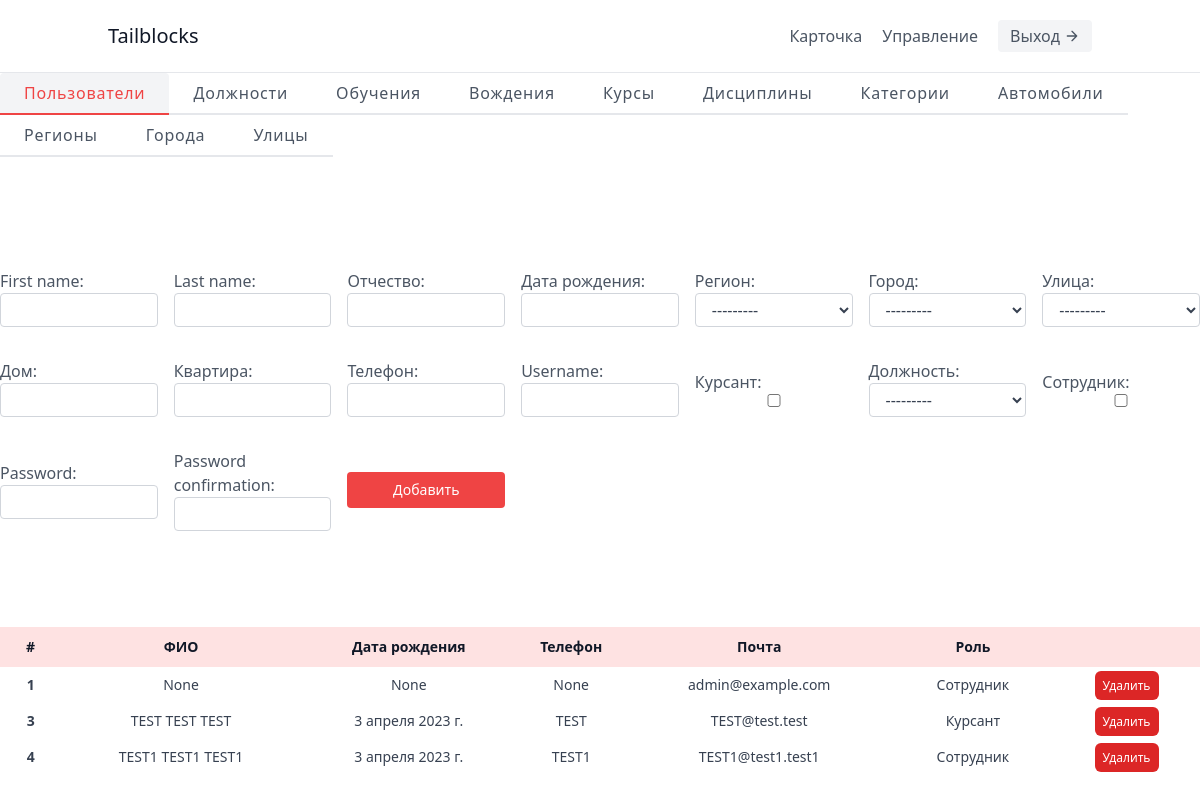
Before: /control/users/ with the older database file.
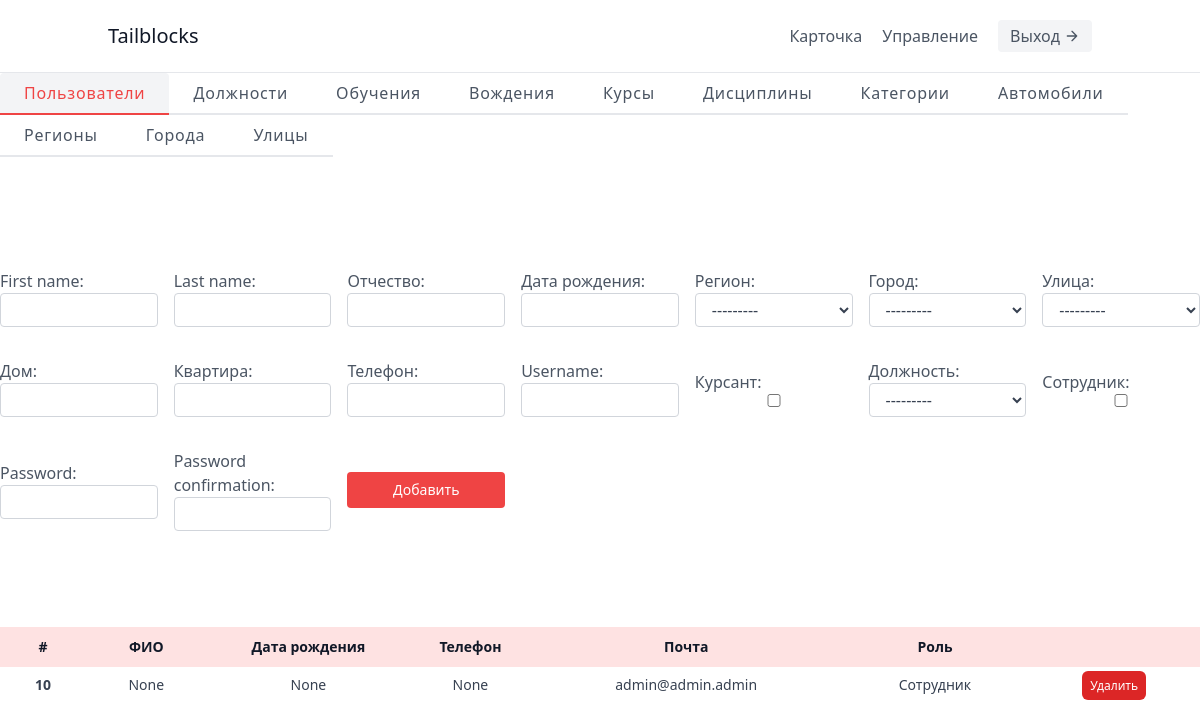
After: the same page with the newer database file.
### app/models.py (models this page shows, shortened)
class User(AbstractUser):
    patronymic = models.CharField(blank=True, null=True, max_length=255, verbose_name='Отчество')
    date_of_birthday = models.DateField(blank=True, null=True, verbose_name='Дата рождения')
    passport_series = models.IntegerField(blank=True, null=True, verbose_name='Серия')
    passport_number = models.IntegerField(blank=True, null=True, verbose_name='Номер')
    date_references = models.DateField(blank=True, null=True, verbose_name='Дата выдачи')
    by_whom = models.CharField(blank=True, null=True, max_length=255, verbose_name='Кем выдан')
    id_region = models.ForeignKey(Region, on_delete=models.CASCADE, blank=True, null=True, verbose_name='Регион')
    id_city = models.ForeignKey(City, on_delete=models.CASCADE, blank=True, null=True, verbose_name='Город')
    id_street = models.ForeignKey(Street, on_delete=models.CASCADE, blank=True, null=True, verbose_name='Улица')
    house = models.CharField(blank=True, null=True, max_length=4, verbose_name='Дом')
    apartment = models.IntegerField(blank=True, null=True, verbose_name='Квартира')
    tel = models.CharField(blank=True, null=True, max_length=12, verbose_name='Телефон')
    status = models.CharField(max_length=255, blank=True, null=True, verbose_name='Статус')
    is_cursant = models.BooleanField(default=False, blank=True, verbose_name='Курсант')
    id_post = models.ForeignKey('Post', on_delete=models.CASCADE, blank=True, null=True, verbose_name='Должность')
    is_worker = models.BooleanField(default=False, blank=True, verbose_name='Сотрудник')
    class Meta:
        verbose_name = 'пользователь'
        verbose_name_plural = 'пользователи'

### app/views.py (the view)
# urls.py: path('control/users/', ControlView.usersControlPage, name='control-users'),
    def usersControlPage(request):
        users = User.objects.all()
        form = WorkerPostUserForm(request.POST)
        return render(request, 'worker/control-users.html', {'users': users, 'form': form})

### app/forms.py
class WorkerPostUserForm(UserCreationForm):
    class Meta:
        model = User
        fields = [
            'first_name', 'last_name', 'patronymic', 'date_of_birthday', 'id_region', 'id_city', 'id_street', 'house', 'apartment', 'tel', 'username',
             'is_cursant', 'id_post', 'is_worker'
        ]

### app/models.py (called while the page is built)
    def __str__(self):
        return self.name

    def __str__(self):
        return self.name

    def __str__(self):
        return self.name

    def __str__(self):
        return self.name

### templates/worker/control-users.html (shortened to what this page needs)
{% extends '../base.html' %} {% load static %}  {% block content %}
<header class="text-gray-600 body-font border-b">
  <div
    class="container mx-auto flex flex-wrap p-5 flex-col md:flex-row items-center"
  >
    <a
      class="flex title-font font-medium items-center text-gray-900 mb-4 md:mb-0"
    >
      <span class="text-xl">Tailblocks</span>
    </a>
    <nav
      class="md:ml-auto flex flex-wrap items-center text-base justify-center"
    >
      <a
        class="mr-5 cursor-pointer hover:text-gray-900"
        href="{% url 'profile' %}"
      >
        Карточка
      </a>
      <a
        class="mr-5 cursor-pointer hover:text-gray-900"
        href="{% url 'control' %}"
      >
        Управление
      </a>
    </nav>
    <a
      class="inline-flex items-center bg-gray-100 border-0 py-1 px-3 focus:outline-none hover:bg-gray-200 rounded text-base mt-4 md:mt-0"
      href="{% url 'logout' %}"
    >
      Выход
      <svg
        fill="none"
        stroke="currentColor"
        stroke-linecap="round"
        stroke-linejoin="round"
        stroke-width="2"
        class="w-4 h-4 ml-1"
        viewBox="0 0 24 24"
      >
        <path d="M5 12h14M12 5l7 7-7 7"></path>
      </svg>
    </a>
  </div>
</header>
<main>
  <section class="text-gray-600 body-font">
    <div class="cotainer mx-auto flex mb-5 flex-wrap flex-col">
      <div class="flex mx-auto flex-wrap">
        <a
          class="sm:px-6 py-3 w-1/2 sm:w-auto justify-center sm:justify-start border-b-2 title-font font-medium bg-gray-100 inline-flex items-center leading-none border-red-500 text-red-500 tracking-wider rounded-t"
        >
          Пользователи
        </a>
        <a
          class="sm:px-6 py-3 w-1/2 sm:w-auto justify-center sm:justify-start border-b-2 title-font font-medium inline-flex items-center leading-none border-gray-200 hover:text-gray-900 tracking-wider"
          href="{% url 'control-posts' %}"
        >
          Должности
        </a>
        <a
          class="sm:px-6 py-3 w-1/2 sm:w-auto justify-center sm:justify-start border-b-2 title-font font-medium inline-flex items-center leading-none border-gray-200 hover:text-gray-900 tracking-wider"
          href="{% url 'control-trainings' %}"
        >
          Обучения
        </a>
        <a
          class="sm:px-6 py-3 w-1/2 sm:w-auto justify-center sm:justify-start border-b-2 title-font font-medium inline-flex items-center leading-none border-gray-200 hover:text-gray-900 tracking-wider"
          href="{% url 'control-driving' %}"
        >
          Вождения
        </a>
        <a
          class="sm:px-6 py-3 w-1/2 sm:w-auto justify-center sm:justify-start border-b-2 title-font font-medium inline-flex items-center leading-none border-gray-200 hover:text-gray-900 tracking-wider"
          href="{% url 'control-courses' %}"
        >
          Курсы
        </a>
        <a
          class="sm:px-6 py-3 w-1/2 sm:w-auto justify-center sm:justify-start border-b-2 title-font font-medium inline-flex items-center leading-none border-gray-200 hover:text-gray-900 tracking-wider"
          href="{% url 'control-disciplines' %}"
        >
          Дисциплины
        </a>
        <a
          class="sm:px-6 py-3 w-1/2 sm:w-auto justify-center sm:justify-start border-b-2 title-font font-medium inline-flex items-center leading-none border-gray-200 hover:text-gray-900 tracking-wider"
          href="{% url 'control-categories' %}"
        >
          Категории
        </a>
        <a
          class="sm:px-6 py-3 w-1/2 sm:w-auto justify-center sm:justify-start border-b-2 title-font font-medium inline-flex items-center leading-none border-gray-200 hover:text-gray-900 tracking-wider"
          href="{% url 'control-autos' %}"
        >
          Автомобили
        </a>
        <a
          class="sm:px-6 py-3 w-1/2 sm:w-auto justify-center sm:justify-start border-b-2 title-font font-medium inline-flex items-center leading-none border-gray-200 hover:text-gray-900 tracking-wider"
          href="{% url 'control-regions' %}"
        >
          Регионы
        </a>
        <a
          class="sm:px-6 py-3 w-1/2 sm:w-auto justify-center sm:justify-start border-b-2 title-font font-medium inline-flex items-center leading-none border-gray-200 hover:text-gray-900 tracking-wider"
          href="{% url 'control-cities' %}"
        >
          Города
        </a>
        <a
          class="sm:px-6 py-3 w-1/2 sm:w-auto justify-center sm:justify-start border-b-2 title-font font-medium inline-flex items-center leading-none border-gray-200 hover:text-gray-900 tracking-wider"
          href="{% url 'control-streets' %}"
        >
          Улицы
        </a>
      </div>
      <section class="text-gray-600 body-font">
        <div class="max-w-7xl py-24 mx-auto">
          <form
            method="POST"
            action="/control/users/new/"
            class="w-full mx-auto space-y-4 items-center grid grid-cols-7 gap-4"
          >
            {% csrf_token %} {{ form.as_div }}
            <button
              class="text-white bg-red-500 border-0 text-sm font-medium py-2 px-4 focus:outline-none hover:bg-red-600 rounded"
              type="submit"
            >
              Добавить
            </button>
          </form>
        </div>
      </section>
      <table class="table-auto text-sm w-full max-w-7xl mx-auto rounded-lg">
        <thead class="text-gray-900 font-semibold bg-red-100">
          <tr>
            <th class="p-2.5 w-min">#</th>
            <th>ФИО</th>
            <th>Дата рождения</th>
            <th>Телефон</th>
            <th>Почта</th>
            <th>Роль</th>
            <th class="w-min"></th>
          </tr>
        </thead>
        <tbody class="text-gray-700">
          {% for item in users %}
          <tr>
            <td class="py-2 px-4 font-semibold text-center">{{item.id}}</td>
            <td class="py-2 px-4 text-center">
              {{item.last_name}} {{item.first_name}} {{item.patronymic}}
            </td>
            <td class="py-2 px-4 text-center">{{item.date_of_birthday}}</td>
            <td class="py-2 px-4 text-center">{{item.tel}}</td>
            <td class="py-2 px-4 text-center">{{item.email}}</td>
            <td class="py-2 px-4 text-center">
              {% if item.is_cursant %} Курсант {% elif item.is_worker %}
              Сотрудник {% endif %}
            </td>
            <td class="py-2 px-4 text-center">
              <a
                class="px-2 py-1.5 rounded-md text-center text-xs bg-red-600 text-white hover:bg-red-700"
                href='{% url "remove-user" item.id %}'
              >
                Удалить
              </a>
            </td>
          </tr>
          {% endfor %}
        </tbody>
      </table>
    </div>
  </section>
</main>
{% endblock content %}

### templates/base.html (shortened to what this page needs)
{% load static %}
<!DOCTYPE html>
<html lang="ru">
  <head>
    <link
      rel="stylesheet"
      href="https://cdn.jsdelivr.net/npm/tw-elements/dist/css/index.min.css"
    />
    <script src="https://cdn.tailwindcss.com"></script>
    <link rel="stylesheet" href="{% static 'css/styles.css' %}" />
  </head>
  <body>
    {% block content %}{% endblock content %}
  </body>
</html>

### static/css/styles.css (style rules this page uses)
*, html { margin: 0; padding: 0; }

Changed rows visible on the page:
removed User: id "1", patronymic "None", date_of_birthday "None", tel "None", email "admin@example.com", is_cursant "Сотрудник"
removed User: id "3", last_name "TEST", first_name "TEST", patronymic "TEST", date_of_birthday "3 апреля 2023 г.", tel "TEST", email "TEST@test.test", is_cursant "Курсант"
removed User: id "4", last_name "TEST1", first_name "TEST1", patronymic "TEST1", date_of_birthday "3 апреля 2023 г.", tel "TEST1", email "TEST1@test1.test1", is_cursant "Сотрудник"
added User: id "10", patronymic "None", date_of_birthday "None", tel "None", email "admin@admin.admin", is_cursant "Сотрудник"
